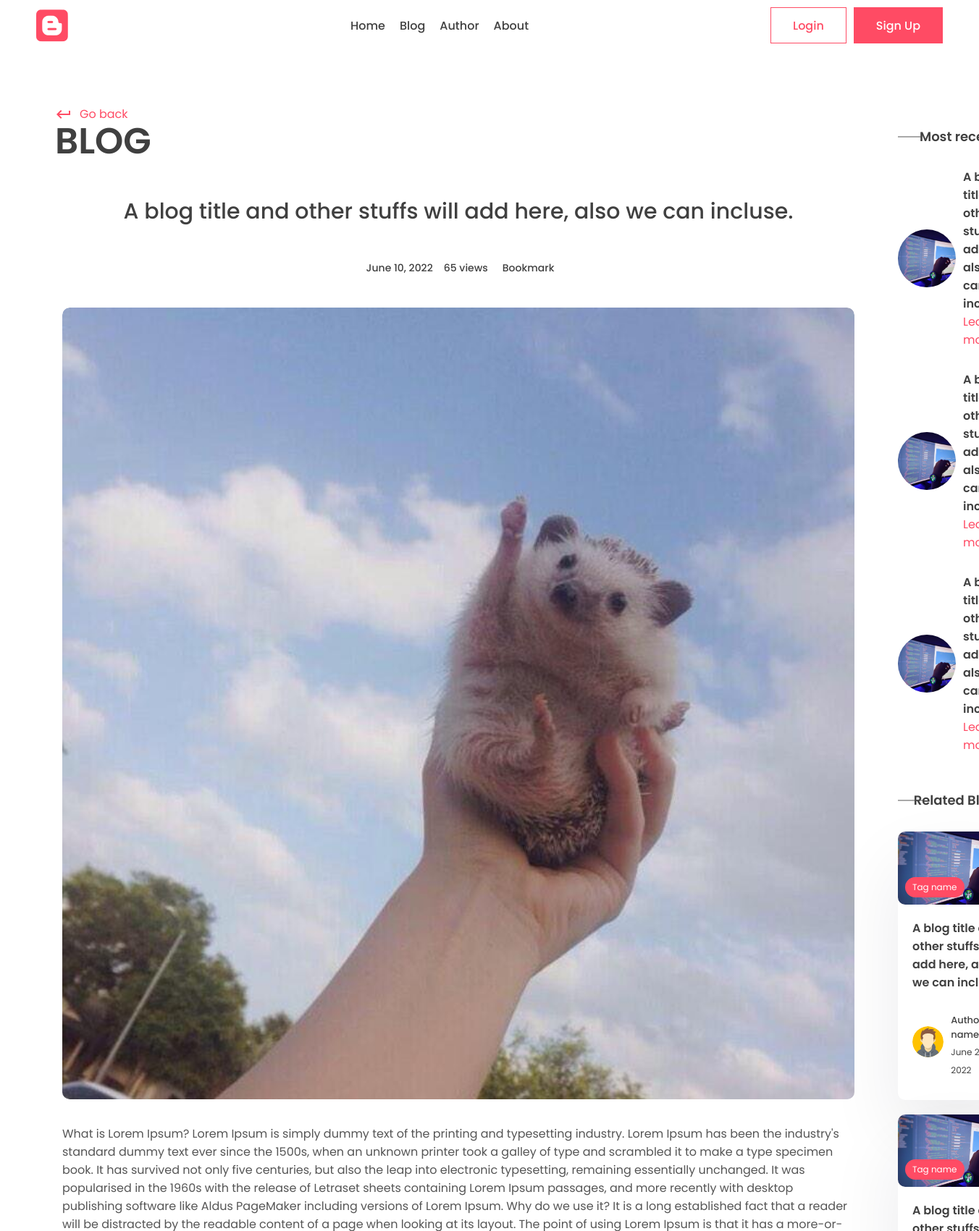
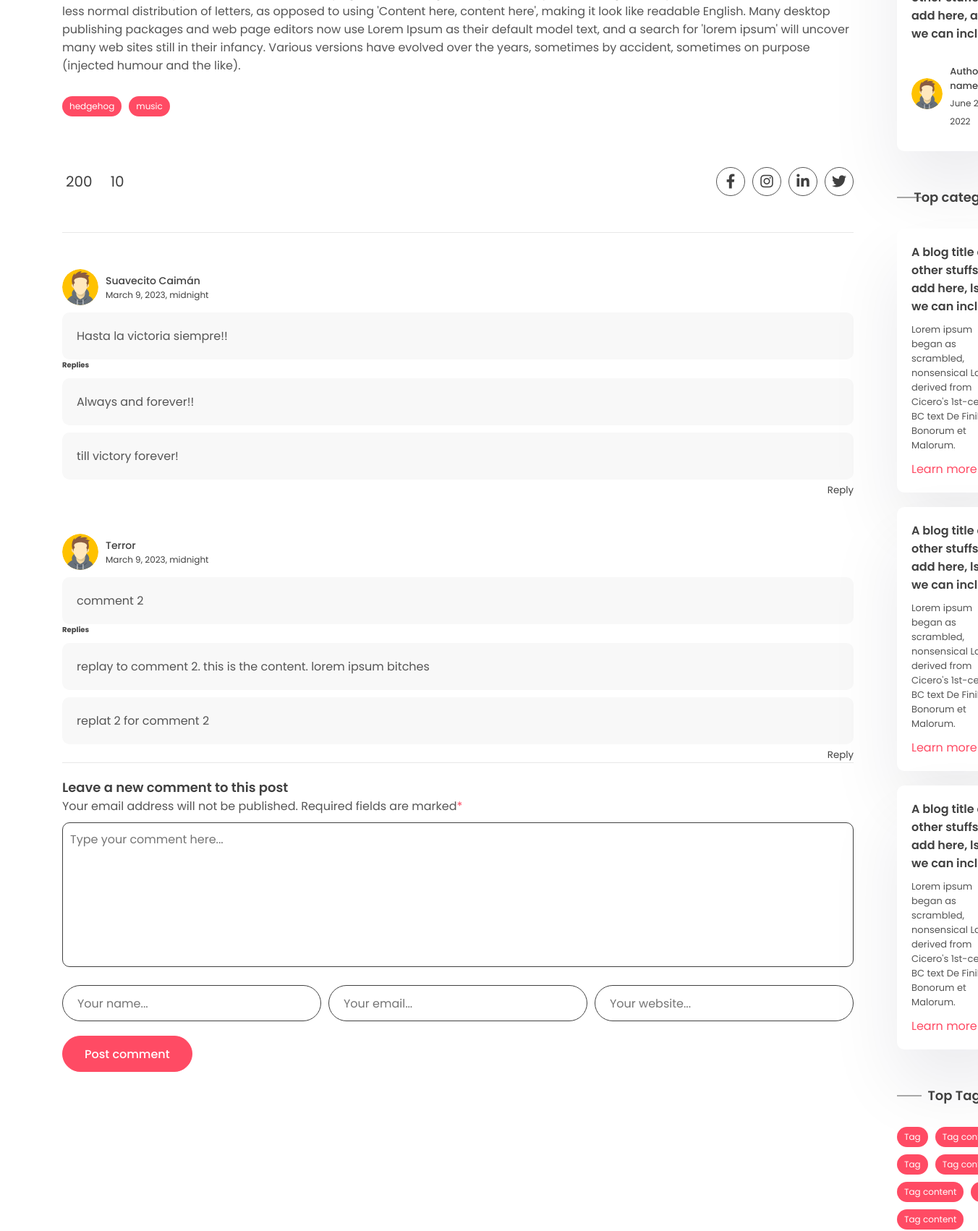
The app's page /post/first (upper part) with its own data (2 pictures, top to bottom).
### main/models.py (models this page shows, shortened)
class Post(models.Model):
    title = models.CharField(max_length=100)
    content = models.TextField()
    date = models.DateTimeField(auto_now=True)
    slug = models.SlugField(max_length=20, unique=True)
    image = models.ImageField(null=True, blank=True, upload_to='images/')
    tags = models.ManyToManyField(Tag, blank=True, related_name='post')
    count_view = models.IntegerField(null=True, blank=True)
    featured = models.BooleanField(default=False)
    author = models.ForeignKey(User, on_delete=models.CASCADE, null=True, blank=True)

class Tag(models.Model):
    name = models.CharField(max_length=100)
    description = models.TextField(max_length=100, default="")
    slug = models.SlugField(max_length=200, unique=True)

class Comments(models.Model):
    content = models.TextField()
    date = models.DateTimeField(auto_now=True)
    name = models.CharField(max_length=100)
    email = models.EmailField(max_length=100)
    website = models.CharField(max_length=500)
    post = models.ForeignKey(Post, on_delete=models.CASCADE)
    author = models.ForeignKey(User, on_delete=models.CASCADE, null=True, blank=True)
    parent = models.ForeignKey('self', on_delete=models.DO_NOTHING, null=True, blank=True, related_name='replies')

### main/views.py (the view, shortened to what this page needs)
# urls.py: path('post/<slug:slug>', v.post_page, name='post_page'),
def post_page(request, slug):
    post = m.Post.objects.get(slug=slug)
    comments = m.Comments.objects.filter(post=post, parent=None)
    form = f.CommentForm()
    if post.count_view is None:
        post.count_view = 1
    else:
        post.count_view += 1
    post.save()
    context = {'post': post, 'form': form, 'comments': comments}
    return render(request, 'main/pages/post.html', context=context)

### main/forms.py
class CommentForm(forms.ModelForm):
    class Meta:
        model = m.Comments
        fields = {'content', 'name', 'email', 'website'}
        widgets = {'content': forms.Textarea(attrs={'placeholder': 'Type your comment here...'}),
                   'name': forms.TextInput(attrs={'placeholder': 'Your name...'}),
                   'email': forms.TextInput(attrs={'placeholder': 'Your email...'}),
                   'website': forms.TextInput(attrs={'placeholder': 'Your website...'}),
                   }

### main/templates/main/pages/post.html (shortened to what this page needs)
{% extends 'base.html' %}
{% load static %}
{% block content %}
{% block links %}
<a href="{% url 'home' %}">Home</a>
<a href="pages/blog.html">Blog</a>
<a href="#">Author</a>
<a href="{% url 'about' %}">About</a>
{% endblock %}
<main>
      <div class="container">
        <div class="layout">
          <div class="left">
            <div class="page-top">
              <div class="top flex">
                <div class="page-name">
                  <a href="#" class="learn">
                    <span class="material-icons"> keyboard_return </span> Go
                    back
                  </a>
                  <h1>Blog</h1>
                </div>
              </div>
            </div>
            <center>
              <div class="typo">
                <h1 class="title blog-title">
                  A blog title and other stuffs will add here, also we can
                  incluse.
                </h1>
                <div class="timeline">
                  <div class="track">
                    <p class="time">June 10, 2022</p>
                  </div>
                  <div class="track">
                    <p class="view-count">{{ post.count_view }} view{{ post.count_view|pluralize }}</p>
                  </div>
                  <div class="track">
                    <form action="" method="POST">
                      <button type="submit" class="btn btn-info">
                        <p class="bookmark">Bookmark</p>
                      </button>
                    </form>
                  </div>
                </div>
              </div>
            </center>
            <section class="mt">
              <div class="container">
                <div class="blog-post">
                  <div class="post-img blog-img">
                    <img src="{{ post.image.url }}" alt="" />
                  </div>
                  <div class="blog-post-content">
                    <p>
                      {{ post.content }}
                    </p>
                    <div class="blog-tags">
                      {% for i in post.tags.all %}
                      <a href="{% url 'tag_page' i.slug %}">
                        <div class="tag">{{ i.name }}</div>
                      </a>
                      {% endfor %}
                    </div>
                    <div class="social-share">
                      <div class="reactions">
                        <div class="likes">
                           <span>200</span>
                        </div>
                        <div class="total-comments">
                          <span>10</span>
                        </div>
                      </div>
                      <div class="share">
                        <div class="social">
                          <a href="#">
                            <i class="fa-brands fa-facebook-f"></i>
                          </a>
                          <a href="#">
                            <i class="fa-brands fa-instagram"></i>
                          </a>
                          <a href="#">
                            <i class="fa-brands fa-linkedin-in"></i>
                          </a>
                          <a href="#">
                            <i class="fa-brands fa-twitter"></i>
                          </a>
                        </div>
                      </div>
                    </div>
                    {% for i in comments %}
                    <div class="user-comment">
                      <div class="author">
                        <div class="profile-pic">
                          <img src="../images/author.svg" alt="" />
                        </div>
                        <div class="details">
                          <p>{{ i.name }}</p>
                          <small>{{ i.date }}</small>
                        </div>
                      </div>
                      <div class="comment-sec-main">
                        <div class="comment-sec">
                          <div class="comment">
                            <p>
                              {{ i.content }}
                            </p>
                          </div>
                        </div>
                        <h4>Replies</h4>
                        <div class="comment-sec-main">
                          {% for x in i.replies.all %}
                          <div class="comment-sec">
                            <div class="comment">
                                <p>
                                  {{ x.content }}
                                </p>
                            </div>
                            {% endfor %}
                            <div class="reply">
                              <button onclick="toggleDiv(this)">Reply</button>
                            </div>
                        </div>
                      </div>
                    </div>
                    {% endfor %}
                  </div>
                </div>
                <div class="comment-box">
                  <h3>Leave a new comment to this post</h3>
                  <p>
                    Your email address will not be published. Required fields
                    are marked<span>*</span>
                  </p>
                  <form id="comment" method="POST">
                    {{ form.content }}
                    <div class="grid-3">
                      {{ form.name }}
                      {{ form.email }}
                      {{ form.website }}
                    </div>
                    <button form="comment" type="submit" class="btn btn-primary rounded">
                      Post comment
                    </button>
                  </form>
                </div>
              </div>
            </section>
          </div>
          <div class="right">
            <div class="block">
              <h2 class="title2">Most recent</h2>
              <div class="recent-post">
                <div class="rounded-img">
                  <img src="../images/post.png" alt="" />
                </div>
                <div class="recent-content">
                  <h3>
                    A blog title and other stuffs will add here, also we can
                    incluse.
                  </h3>
                  <a class="learn" href="#"
                    >Learn more
                    <span class="material-icons"> trending_flat </span></a
                  >
                </div>
              </div>
              <div class="recent-post">
                <div class="rounded-img">
                  <img src="../images/post.png" alt="" />
                </div>
                <div class="recent-content">
                  <h3>
                    A blog title and other stuffs will add here, also we can
                    incluse.
                  </h3>
                  <a class="learn" href="#"
                    >Learn more
                    <span class="material-icons"> trending_flat </span></a
                  >
                </div>
              </div>
              <div class="recent-post">
                <div class="rounded-img">
                  <img src="../images/post.png" alt="" />
                </div>
                <div class="recent-content">
                  <h3>
                    A blog title and other stuffs will add here, also we can
                    incluse.
                  </h3>
                  <a class="learn" href="#"
                    >Learn more
                    <span class="material-icons"> trending_flat </span></a
                  >
                </div>
              </div>
            </div>
            <div class="block r-blog">
              <h2 class="title2">Related Blogs</h2>
              <a href="#">
                <div class="card">
                  <div class="post-img">
                    <img src="../images/post.png" alt="" />
                    <div class="tag">Tag name</div>
                  </div>
                  <div class="card-content">
                    <h3>
                      A blog title and other stuffs will add here, also we can
                      include.
                    </h3>
                    <div class="author">
                      <div class="profile-pic">
                        <img src="../images/author.svg" alt="" />
                      </div>
                      <div class="details">
                        <p>Author name</p>
                        <small>June 20, 2022</small>
                      </div>
                    </div>
                  </div>
                </div>
              </a>
              <a href="#">
                <div class="card">
                  <div class="post-img">
                    <img src="../images/post.png" alt="" />
                    <div class="tag">Tag name</div>
                  </div>
                  <div class="card-content">
                    <h3>
                      A blog title and other stuffs will add here, also we can
                      include.
                    </h3>
                    <div class="author">
                      <div class="profile-pic">
                        <img src="../images/author.svg" alt="" />
                      </div>
                      <div class="details">
                        <p>Author name</p>
                        <small>June 20, 2022</small>
                      </div>
                    </div>
                  </div>
                </div>
              </a>
            </div>
            <div class="block">
              <h2 class="title2">Top category</h2>
              <div class="card">
                <h3>
                  A blog title and other stuffs will add here, lso we can
                  incluse.
                </h3>
                <p>
                  Lorem ipsum began as scrambled, nonsensical Latin derived from
                  Cicero's 1st-century BC text De Finibus Bonorum et Malorum.
                </p>
                <a class="learn" href="#"
                  >Learn more
                  <span class="material-icons"> trending_flat </span></a
                >
              </div>
              <div class="card">
                <h3>
                  A blog title and other stuffs will add here, lso we can
                  incluse.
                </h3>
                <p>
                  Lorem ipsum began as scrambled, nonsensical Latin derived from
                  Cicero's 1st-century BC text De Finibus Bonorum et Malorum.
                </p>
                <a class="learn" href="#"
                  >Learn more
                  <span class="material-icons"> trending_flat </span></a
                >
              </div>
              <div class="card">
                <h3>
                  A blog title and other stuffs will add here, lso we can
                  incluse.
                </h3>
                <p>
                  Lorem ipsum began as scrambled, nonsensical Latin derived from
                  Cicero's 1st-century BC text De Finibus Bonorum et Malorum.
                </p>
                <a class="learn" href="#"
                  >Learn more
                  <span class="material-icons"> trending_flat </span></a
                >
              </div>
            </div>
            <div class="block">
              <h2 class="title2">Top Tags</h2>
              <div class="blog-tags">
                <div class="tag">Tag</div>
                <div class="tag">Tag content</div>
                <div class="tag">Tag</div>
                <div class="tag">Tag content</div>
                <div class="tag">Tag content</div>
                <div class="tag">Tag</div>
                <div class="tag">Tag content</div>
              </div>
            </div>
          </div>
        </div>
      </div>
    </main>
{% endblock %}

### records on screen
Post: count_view "65", image (picture), content "What is Lorem Ipsum? Lorem Ipsum is simply dummy text of the printing and typesetting industry. Lorem Ipsum has been the industry's standard dummy text ever since the 1500s, when an unknown printer took a galley of type and scrambled it to make a type specimen book. It has survived not only five centuries, but also the leap into electronic typesetting, remaining essentially unchanged. It was popularised in the 1960s with the release of Letraset sheets containing Lorem Ipsum passages, and more recently with desktop publishing software like Aldus PageMaker including versions of Lorem Ipsum. Why do we use it? It is a long established fact that a reader will be distracted by the readable…"
Tag: name "hedgehog"
Tag: name "music"
Comments: name "Suavecito Caimán", date "March 9, 2023, midnight", content "Hasta la victoria siempre!!"
Comments: content "Always and forever!!"
Comments: content "till victory forever!"
Comments: name "Terror", date "March 9, 2023, midnight", content "comment 2"
Comments: content "replay to comment 2. this is the content. lorem ipsum bitches"
Comments: content "replat 2 for comment 2"
